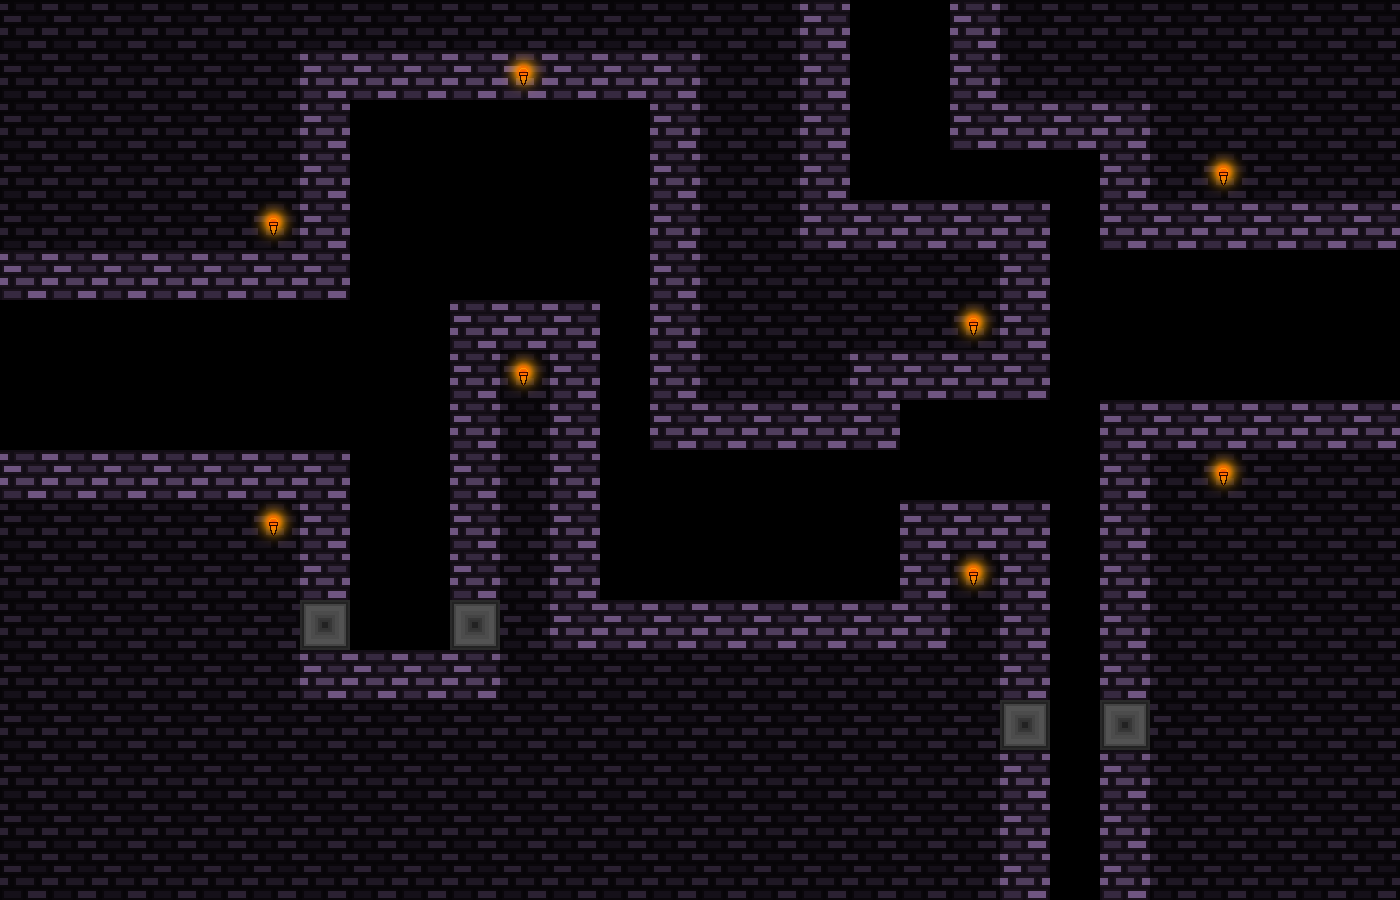

This game map was drawn from its Tiled (.tmx) file and the tilesets committed beside it. A one-line description and the trimmed map source follow:
An orthogonal 28x18 tile map with 50x50 px tiles, 3 tile layers (tiles-main, tiles-deco, tiles-deco2), 7 tilesets and 33 objects (9x laser, 8x light, 7x warp, 6x falling, 2x spike, ...).

<map version="1.10" tiledversion="1.11.2" orientation="orthogonal" renderorder="right-down" width="28" height="18" tilewidth="50" tileheight="50" infinite="0" nextlayerid="20" nextobjectid="260">
 <properties>
  <property name="songName" value="castle1" />
 </properties>
 <tileset firstgid="1" source="ch1-tiles.tsx" />
 <tileset firstgid="81" source="../../textures/trampoline.tsx" />
 <tileset firstgid="84" source="../../textures/save.tsx" />
 <tileset firstgid="85" source="../../textures/spike.tsx" />
 <tileset firstgid="93" source="../../textures/laser.tsx" />
 <tileset firstgid="111" source="../../textures/light.tsx" />
 <tileset firstgid="112" source="../../textures/transition-tiles.tsx" />
 <layer id="1" name="tiles-main" width="28" height="18">
  <data>[504 cells, 119 non-empty, 2 distinct tile ids]</data>
 </layer>
 <layer id="5" name="tiles-deco" width="28" height="18">
  <data>[504 cells, 256 non-empty, 1 distinct tile ids]</data>
 </layer>
 <layer id="18" name="tiles-deco2" width="28" height="18">
  <data>[504 cells, 8 non-empty, 1 distinct tile ids]</data>
 </layer>
 <objectgroup id="16" name="falling">
  <properties>
   <property name="direction" value="down" />
  </properties>
  <object id="221" name="falling" gid="16" x="350" y="500" width="50" height="50">
   <properties>
    <property name="direction" value="down" />
   </properties>
  </object>
  <object id="222" name="falling" gid="16" x="400" y="500" width="50" height="50">
   <properties>
    <property name="direction" value="down" />
   </properties>
  </object>
  <object id="223" name="falling" gid="16" x="600" y="350" width="50" height="50">
   <properties>
    <property name="direction" value="down" />
   </properties>
  </object>
  <object id="224" name="falling" gid="16" x="1050" y="250" width="50" height="50">
   <properties>
    <property name="direction" value="down" />
   </properties>
  </object>
  <object id="251" name="falling" gid="16" x="1050" y="550" width="50" height="50">
   <properties>
    <property name="direction" value="down" />
   </properties>
  </object>
  <object id="259" name="falling" gid="16" x="750" y="600" width="50" height="50">
   <properties>
    <property name="direction" value="down" />
   </properties>
  </object>
 </objectgroup>
 <objectgroup id="13" name="platform" />
 <objectgroup id="14" name="light" visible="0">
  <object id="233" name="light" gid="111" x="177" y="326" width="200" height="200" />
  <object id="234" name="light" gid="111" x="424" y="173" width="200" height="200" />
  <object id="238" name="light" gid="111" x="424" y="478" width="200" height="200" />
  <object id="239" name="light" gid="111" x="175" y="626" width="200" height="200" />
  <object id="240" name="light" gid="111" x="870" y="427" width="200" height="200" />
  <object id="241" name="light" gid="111" x="1124" y="277" width="200" height="200" />
  <object id="242" name="light" gid="111" x="1127" y="572" width="200" height="200" />
  <object id="243" name="light" gid="111" x="876" y="674.667" width="200" height="200" />
 </objectgroup>
 <objectgroup id="7" name="trampoline" />
 <objectgroup id="9" name="spike-normal">
  <object id="247" name="spike" gid="85" x="1000" y="500" width="50" height="50">
   <properties>
    <property name="id" value="0" />
   </properties>
  </object>
  <object id="249" name="spike" gid="85" x="1100" y="400" width="50" height="50">
   <properties>
    <property name="id" value="0" />
   </properties>
  </object>
 </objectgroup>
 <objectgroup id="8" name="save">
  <object id="244" name="save" gid="84" x="500" y="200" width="50" height="50" />
 </objectgroup>
 <objectgroup id="10" name="laser">
  <object id="225" name="laser" gid="93" x="600" y="600" width="50" height="50">
   <properties>
    <property name="direction" value="h" />
   </properties>
  </object>
  <object id="226" name="laser" gid="93" x="650" y="600" width="50" height="50">
   <properties>
    <property name="direction" value="h" />
   </properties>
  </object>
  <object id="227" name="laser" gid="93" x="750" y="600" width="50" height="50">
   <properties>
    <property name="direction" value="h" />
   </properties>
  </object>
  <object id="228" name="laser" gid="93" x="800" y="600" width="50" height="50">
   <properties>
    <property name="direction" value="h" />
   </properties>
  </object>
  <object id="229" name="laser" gid="93" x="850" y="600" width="50" height="50">
   <properties>
    <property name="direction" value="h" />
   </properties>
  </object>
  <object id="230" name="laser" gid="93" x="350" y="650" width="50" height="50">
   <properties>
    <property name="direction" value="h" />
   </properties>
  </object>
  <object id="231" name="laser" gid="93" x="400" y="650" width="50" height="50">
   <properties>
    <property name="direction" value="h" />
   </properties>
  </object>
  <object id="232" name="laser" gid="93" x="1050" y="750" width="50" height="50">
   <properties>
    <property name="direction" value="h" />
   </properties>
  </object>
  <object id="246" name="laser" gid="93" x="700" y="600" width="50" height="50">
   <properties>
    <property name="direction" value="h" />
   </properties>
  </object>
 </objectgroup>
 <objectgroup id="11" name="bg">
  <properties>
   <property name="bgName" value="castleBG" />
  </properties>
 </objectgroup>
 <objectgroup id="12" name="mapEffect">
  <properties>
   <property name="effectType" value="none" />
  </properties>
 </objectgroup>
 <objectgroup id="15" name="music">
  <properties>
   <property name="songName" value="castle1" />
  </properties>
 </objectgroup>
 <objectgroup id="19" name="warps">
  <object id="252" name="warp" gid="115" x="0" y="350" width="50" height="50">
   <properties>
    <property name="direction" value="left" />
    <property name="target" value="map12" />
   </properties>
  </object>
  <object id="253" name="warp" gid="115" x="0" y="400" width="50" height="50">
   <properties>
    <property name="direction" value="left" />
    <property name="target" value="map12" />
   </properties>
  </object>
  <object id="254" name="warp" gid="115" x="0" y="400" width="50" height="50">
   <properties>
    <property name="direction" value="left" />
    <property name="target" value="map12" />
   </properties>
  </object>
  <object id="255" name="warp" gid="115" x="0" y="450" width="50" height="50">
   <properties>
    <property name="direction" value="left" />
    <property name="target" value="map12" />
   </properties>
  </object>
  <object id="256" name="warp" gid="113" x="1350" y="300" width="50" height="50">
   <properties>
    <property name="direction" value="right" />
    <property name="target" value="map14" />
   </properties>
  </object>
  <object id="257" name="warp" gid="113" x="1350" y="400" width="50" height="50">
   <properties>
    <property name="direction" value="right" />
    <property name="target" value="map14" />
   </properties>
  </object>
  <object id="258" name="warp" gid="113" x="1350" y="350" width="50" height="50">
   <properties>
    <property name="direction" value="right" />
    <property name="target" value="map14" />
   </properties>
  </object>
 </objectgroup>
</map>
